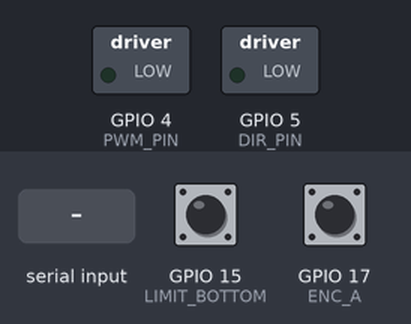
The sketch below on a simulated ESP32-S3. Shown: switched loads named in the sketch (green lamp = pin HIGH). The test bench sets the inputs (shaded band); at power-on: GPIO 15 (LIMIT_BOTTOM) HIGH, GPIO 17 (ENC_A) HIGH. What the sketch prints to the serial monitor is not drawn.

Above: at 1.2 s.
1.3 s: "h\n" received over Serial
At 2.4 s:
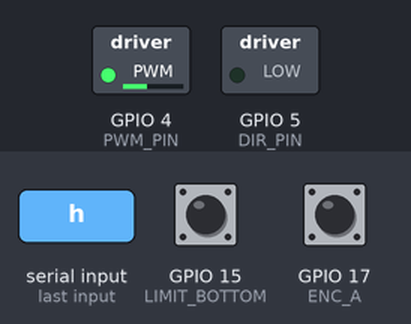
2.8 s: "u\n" received over Serial
5.8 s: GPIO 15 (LIMIT_BOTTOM) pulled LOW for 0.15 s
At 7.0 s:
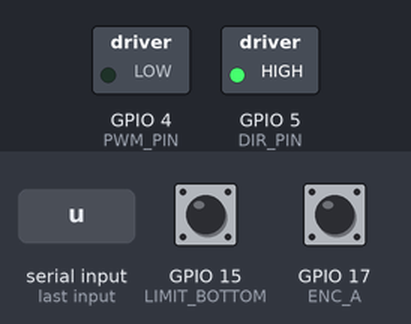
7.4 s: "d\n" received over Serial
At 8.2 s:
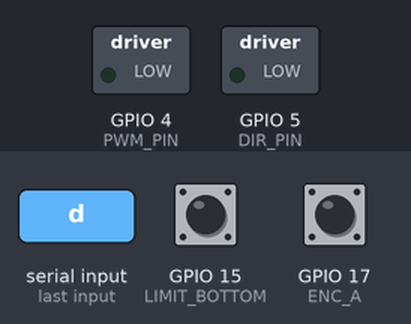
Timing chart, 0 to 9.9 s (numbered marks = the images above; inputs shaded):
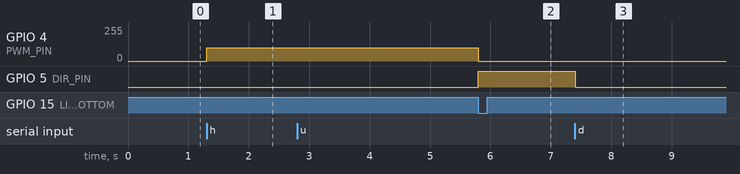

The sketch:

lift_serial_cntrl.ino
```cpp
/*
===========================================================
ESP32 LIFT CONTROL SYSTEM (UPDATED FOR ESP32 CORE v3.x)
===========================================================

FEATURES:
✔ Homing using bottom limit switch
✔ Encoder-based position control
✔ Stall detection (no current sensor)
✔ Serial testing interface (no ROS2 needed)
✔ Compatible with ESP32-S3 (NEW PWM API)

-----------------------------------------------------------
📌 HOW TO TEST (VERY IMPORTANT)
-----------------------------------------------------------

1. Upload this code
2. Open Serial Monitor (115200 baud, newline ending)

---------------- ENCODER TEST ----------------
Rotate shaft manually → type:
p
EXPECT: position changes

---------------- MOTOR TEST ----------------
u → move UP
d → move DOWN
s → stop

If direction wrong → swap motor wires OR invert DIR logic

---------------- HOMING TEST ----------------
h
EXPECT:
→ moves DOWN
→ stops at switch
→ prints: POSITION = 0

---------------- POSITION TEST ----------------
m 500
EXPECT:
→ goes to position
→ slows near target
→ stops

---------------- STALL TEST ----------------
Hold lift while moving
EXPECT:
→ "STALL DETECTED!"
→ motor stops

-----------------------------------------------------------
⚙️ TUNING
-----------------------------------------------------------
stallTime     → increase if false stall (500 → 800)
pwmSpeed      → reduce if too aggressive
homingSpeed   → reduce if hitting hard

===========================================================
*/

#include <Arduino.h>

// ---------------- PIN CONFIG ----------------
#define PWM_PIN 4
#define DIR_PIN 5

#define ENC_A 17
#define ENC_B 18

#define LIMIT_BOTTOM 15  // ACTIVE LOW

// ---------------- VARIABLES ----------------
volatile long encoderCount = 0;

long targetPosition = 0;
bool moving = false;
bool directionUp = true;

// Speed settings
int pwmSpeed = 150;
int slowSpeed = 100;
int homingSpeed = 100;

// Stall detection
long lastEncoderCount = 0;
unsigned long lastCheckTime = 0;
const int stallTime = 500;

// ---------------- ENCODER ISR ----------------
void IRAM_ATTR handleEncoder() {
  int b = digitalRead(ENC_B);
  if (b == HIGH)
    encoderCount++;
  else
    encoderCount--;
}

// ---------------- MOTOR CONTROL ----------------
void motorStop() {
  ledcWrite(PWM_PIN, 0);
  moving = false;
}

void motorUp(int speed) {
  digitalWrite(DIR_PIN, HIGH);
  ledcWrite(PWM_PIN, speed);
  moving = true;
  directionUp = true;
}

void motorDown(int speed) {
  digitalWrite(DIR_PIN, LOW);
  ledcWrite(PWM_PIN, speed);
  moving = true;
  directionUp = false;
}

// ---------------- HOMING ----------------
void homeLift() {
  Serial.println("HOMING...");

  motorDown(homingSpeed);

  unsigned long startTime = millis();

  while (digitalRead(LIMIT_BOTTOM) == HIGH) {

    if (millis() - startTime > 5000) {
      Serial.println("HOMING FAILED (timeout)");
      motorStop();
      return;
    }
  }

  motorStop();
  encoderCount = 0;

  Serial.println("HOMING DONE → POSITION = 0");
}

// ---------------- MOVE TO POSITION ----------------
void moveToPosition(long target) {
  targetPosition = target;
  moving = true;
}

// ---------------- SETUP ----------------
void setup() {
  Serial.begin(115200);

  pinMode(DIR_PIN, OUTPUT);
  pinMode(LIMIT_BOTTOM, INPUT_PULLUP);

  pinMode(ENC_A, INPUT);
  pinMode(ENC_B, INPUT);

  attachInterrupt(digitalPinToInterrupt(ENC_A), handleEncoder, RISING);

  // NEW PWM API (ESP32 core v3.x)
  ledcAttach(PWM_PIN, 5000, 8);

  Serial.println("SYSTEM READY");
}

// ---------------- LOOP ----------------
void loop() {

  // -------- SERIAL COMMANDS --------
  if (Serial.available()) {
    String cmd = Serial.readStringUntil('\n');
    cmd.trim();

    if (cmd == "h") {
      homeLift();
    }
    else if (cmd.startsWith("m")) {
      long val = cmd.substring(1).toInt();
      moveToPosition(val);

      Serial.print("TARGET SET: ");
      Serial.println(val);
    }
    else if (cmd == "u") {
      motorUp(pwmSpeed);
    }
    else if (cmd == "d") {
      motorDown(pwmSpeed);
    }
    else if (cmd == "s") {
      motorStop();
    }
    else if (cmd == "p") {
      Serial.print("POSITION: ");
      Serial.println(encoderCount);
    }
  }

  // -------- POSITION CONTROL --------
  if (moving) {
    long error = targetPosition - encoderCount;

    if (abs(error) < 5) {
      motorStop();
      Serial.println("TARGET REACHED");
    }
    else if (error > 0) {
      if (abs(error) < 50)
        motorUp(slowSpeed);
      else
        motorUp(pwmSpeed);
    }
    else {
      if (abs(error) < 50)
        motorDown(slowSpeed);
      else
        motorDown(pwmSpeed);
    }
  }

  // -------- STALL DETECTION --------
  if (moving) {
    if (millis() - lastCheckTime > stallTime) {

      if (abs(encoderCount - lastEncoderCount) < 2) {
        Serial.println("STALL DETECTED!");
        motorStop();
      }

      lastEncoderCount = encoderCount;
      lastCheckTime = millis();
    }
  }
}
```

Measured:
- after the input at 1.3 s, GPIO 4 (PWM_PIN): 0/255 → 100/255 at once
- after the input at 2.8 s, every drawn part: stays the same
- after the input at 5.8 s, GPIO 4 (PWM_PIN): 100/255 → 0/255 after 0.00 s instead of 0.50 s; GPIO 5 (DIR_PIN): LOW → HIGH after 0.00 s instead of 0.50 s
- after the input at 7.4 s, GPIO 5 (DIR_PIN): HIGH → LOW at once
